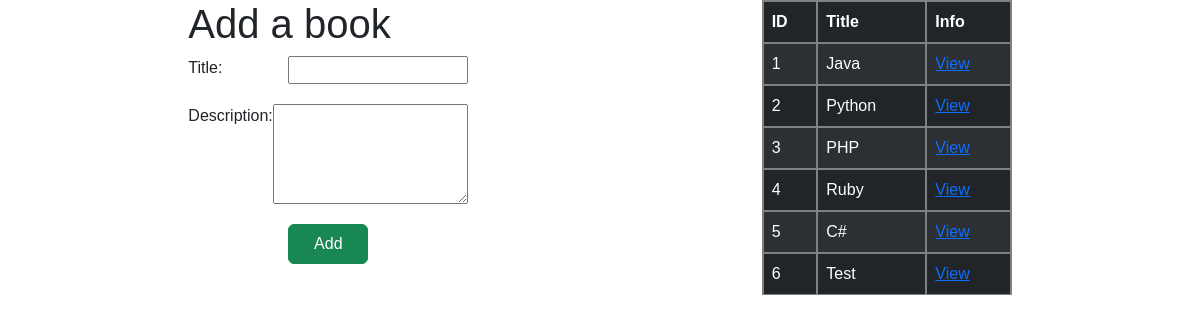
Before: / with the older database file.
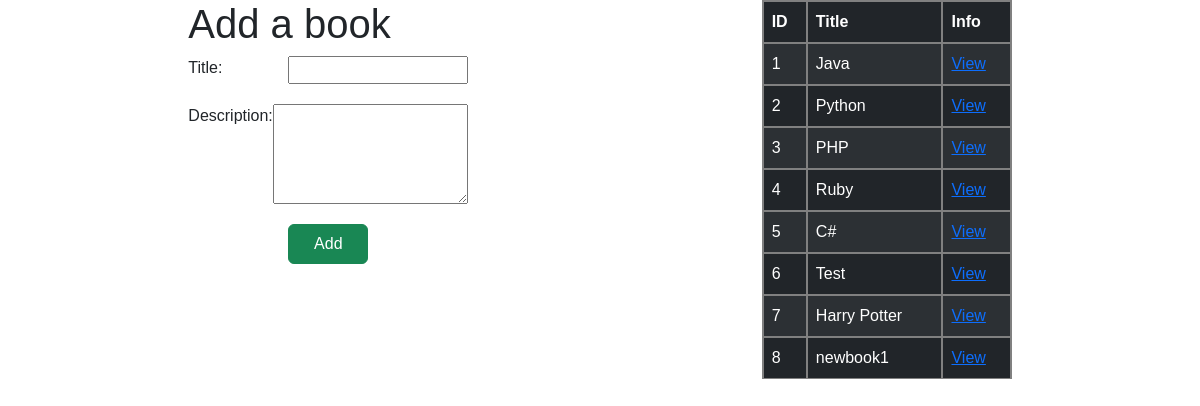
After: the same page with the newer database file.
### books_authors_app/models.py (models this page shows)
class Book(models.Model):
    title = models.CharField(max_length=255)
    desc = models.TextField(default="old_ninja")
    created_at = models.DateTimeField(auto_now_add=True)
    updated_at = models.DateTimeField(auto_now=True)

### books_authors_app/views.py (the view)
# urls.py: path('',views.books),
def books(request):
    context = {
        "books": Book.objects.all()
    }
    return render(request, 'index.html', context)

### books_authors_app/templates/index.html (shortened to what this page needs)
<!DOCTYPE html>
<html lang="en">
<head>
    <link href="https://cdn.jsdelivr.net/npm/bootstrap@5.2.1/dist/css/bootstrap.min.css" rel="stylesheet">
    {% load static %}
</head>
<body>
    <div class="left-side">
    <h1>Add a book</h1>
    <div id="container">
        <form action="/newbook" method="POST">
        <div class="title">
            <label for="">Title:</label>
            <input type="text" name="book_title"/>
        </div>
        <div class="desc">
            <label for="">Description:</label>
            <textarea name="book_desc"></textarea>
        </div>
        <button  class="btn btn-success" type="submit">Add</button><br>
        </form>
    </div>
    </div>
    <table class="table table-dark table-striped">
        <thead>
        <tr>
            <th>ID</th>
            <th>Title</th>
            <th>Info</th>
        </tr>
        </thead>
        <div>
        {% for book in books %}
        <tr>
            <td>{{ book.id }}</td>
            <td>{{ book.title }}</td>
            <td><a href="/books/{{ book.id }}">View</a></td>
        </tr>
        {% endfor %}
        </div>
    </table>
</body>
</html>

### books_authors_app/templates/index.html (style rules this page uses)
* { padding: 0; margin: 0; font-family: Arial, Helvetica, sans-serif; }
body { margin: 0 auto; display: flex; justify-content: space-around; width: 970px; }
th,td { border: 2px solid gray; }
.table { width: 250px; }
form { display: flex; flex-direction: column; gap: 20px; }
.title { width: 280px; display: flex; justify-content: space-between; }
.title input { width: 180px; }
.desc { width: 280px; height: 100px; display: flex; justify-content: space-between; }
button { width: 80px; height: 40px; margin-left: 100px; }

Changed rows visible on the page:
added Book: id "7", title "Harry Potter"
added Book: id "8", title "newbook1"
